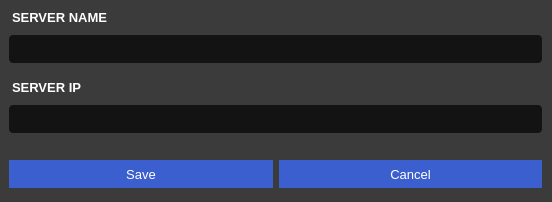
<?xml version="1.0" encoding="UTF-8"?>
<ui version="4.0">
 <class>Dialog</class>
 <widget class="QDialog" name="Dialog">
  <property name="geometry">
   <rect>
    <x>0</x>
    <y>0</y>
    <width>552</width>
    <height>202</height>
   </rect>
  </property>
  <property name="minimumSize">
   <size>
    <width>552</width>
    <height>202</height>
   </size>
  </property>
  <property name="maximumSize">
   <size>
    <width>552</width>
    <height>202</height>
   </size>
  </property>
  <property name="windowTitle">
   <string>Edit server</string>
  </property>
  <property name="styleSheet">
   <string notr="true">QWidget{	
	color: #ffffff;
	font-family: &quot;Segoe UI&quot;;
	font-size: 10pt;
	background-color: #3b3b3b;
}

QLabel{
	font: bold 10pt;
	color: #ffffff;
	font-family: &quot;Segoe UI&quot;;
	padding-left: 0px;
	padding-top: 6px;
	max-height: 20px;
}

QPushButton{
	background-color: #3c5fcf;
	border: 0;
	min-height: 28px;
}

QPushButton:hover{
background-color: #3c5fff;
}

QPushButton:pressed{
background-color: #1a45cc;
}

QLineEdit, QComboBox{
	background-color: #131313;
	color: #ffffff;
	font-family: &quot;Segoe UI&quot;;
	font-size: 12pt;
	border-radius: 4px;
	height: 24px;
	padding-left: 8px;
	padding-right: 8px;
	padding-bottom: 4px;
}

QFrame{
	border: 0;
}</string>
  </property>
  <widget class="QFrame" name="frame_2">
   <property name="geometry">
    <rect>
     <x>0</x>
     <y>-10</y>
     <width>551</width>
     <height>231</height>
    </rect>
   </property>
   <property name="frameShape">
    <enum>QFrame::StyledPanel</enum>
   </property>
   <property name="frameShadow">
    <enum>QFrame::Raised</enum>
   </property>
   <layout class="QVBoxLayout" name="verticalLayout">
    <item>
     <widget class="QLabel" name="ServerNameLabel">
      <property name="text">
       <string>SERVER NAME</string>
      </property>
     </widget>
    </item>
    <item>
     <widget class="QLineEdit" name="ServerNameInput">
      <property name="text">
       <string/>
      </property>
     </widget>
    </item>
    <item>
     <widget class="QLabel" name="ServerIPLabel">
      <property name="text">
       <string>SERVER IP</string>
      </property>
     </widget>
    </item>
    <item>
     <widget class="QLineEdit" name="ServerAddressInput"/>
    </item>
    <item>
     <widget class="QFrame" name="frame">
      <property name="maximumSize">
       <size>
        <width>16777215</width>
        <height>66</height>
       </size>
      </property>
      <property name="frameShape">
       <enum>QFrame::StyledPanel</enum>
      </property>
      <property name="frameShadow">
       <enum>QFrame::Raised</enum>
      </property>
      <layout class="QHBoxLayout" name="horizontalLayout">
       <property name="leftMargin">
        <number>0</number>
       </property>
       <property name="topMargin">
        <number>0</number>
       </property>
       <property name="rightMargin">
        <number>0</number>
       </property>
       <property name="bottomMargin">
        <number>0</number>
       </property>
       <item>
        <widget class="QPushButton" name="SaveServerButton">
         <property name="text">
          <string>Save</string>
         </property>
        </widget>
       </item>
       <item>
        <widget class="QPushButton" name="CancelButton">
         <property name="text">
          <string>Cancel</string>
         </property>
        </widget>
       </item>
      </layout>
     </widget>
    </item>
   </layout>
  </widget>
 </widget>
 <resources/>
 <connections/>
</ui>
